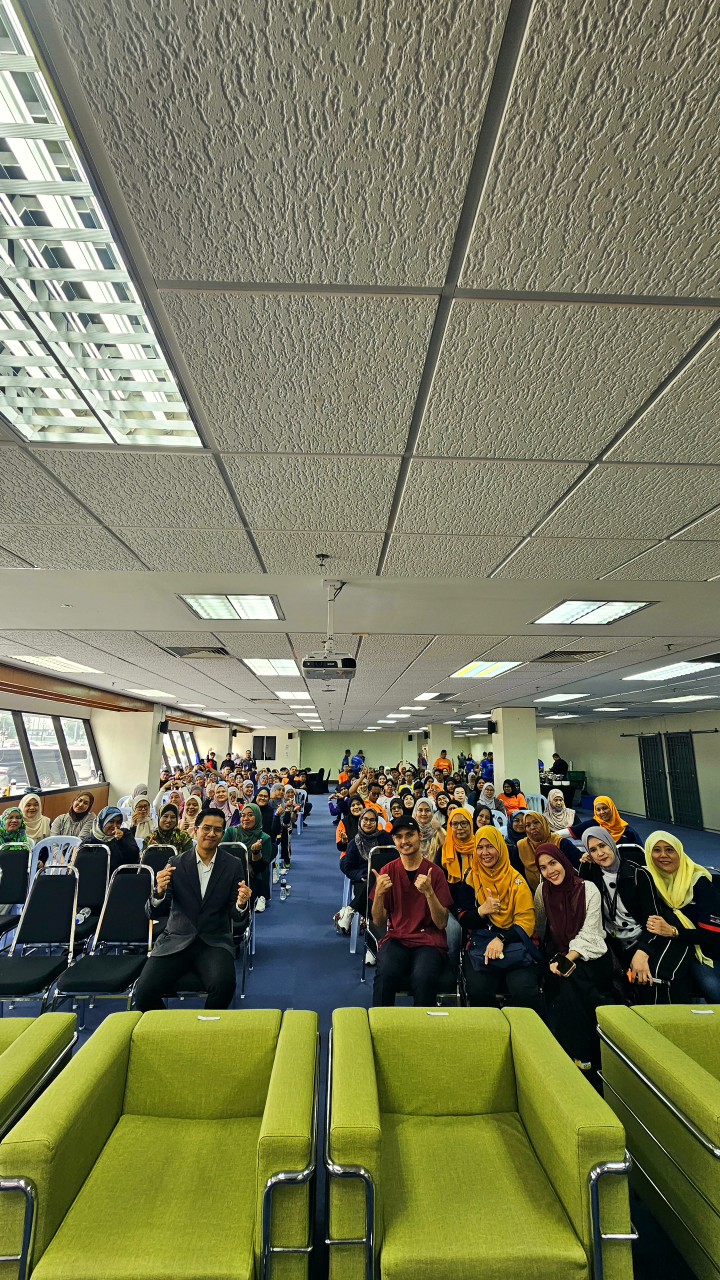
#> input picture reel/assets/plates/s24.jpg, 2160 x 3840 px (shown at 1/3 size)
$ python make_thumbnail.py ../reel/assets/plates/s24.jpg ../reel/assets/plates/s15_freeze.png ../reel/assets/plates/s15_freeze.png ../reel/assets/plates/s15_freeze.png
#> lines starting #> are read from the running program, lines starting #| are printed output that depends on the picture
"""Build the highlight thumbnails from a graded master frame.

Usage: python3 make_thumbnail.py FRAME.png BG_FRAME.png FONT_DIR OUT_DIR

Writes OUT_DIR/thumbnail_9x16.jpg (1080x1920, Reels / TikTok / Shorts cover) and
OUT_DIR/thumbnail_16x9.jpg (1920x1080, YouTube / Facebook). Same palette as the
film: navy scrims, champagne-gold Cinzel title, ivory Cormorant / Montserrat.
"""
import sys
from pathlib import Path

import numpy as np
from PIL import Image, ImageDraw, ImageFilter, ImageFont

FRAME, BG, FONTS, OUT = Image.open(sys.argv[1]).convert("RGB"), Image.open(sys.argv[2]).convert("RGB"), \
    Path(sys.argv[3]), Path(sys.argv[4])
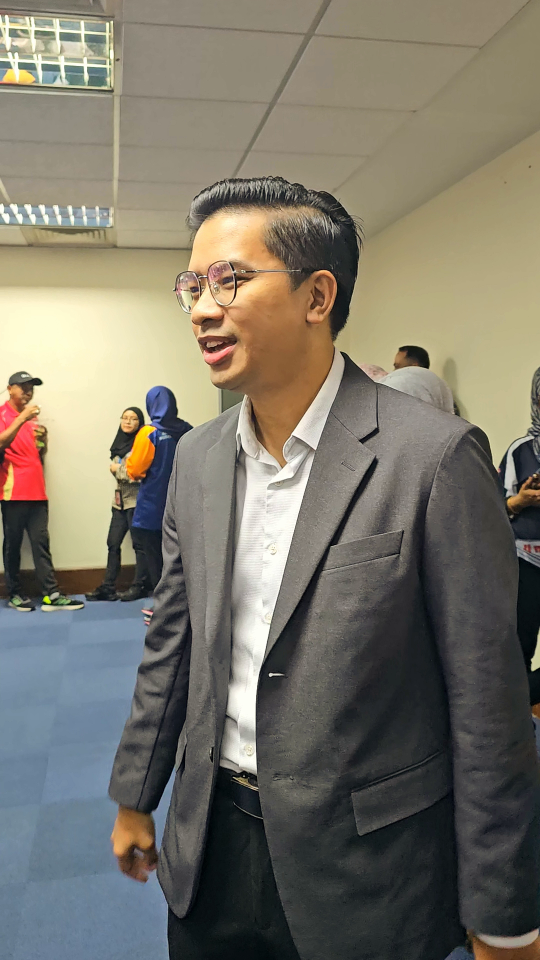
#> input picture reel/assets/plates/s15_freeze.png, 1080 x 1920 px (shown at 1/2 size)
#> FRAME is the input picture: PIL image 2160x3840 RGB; mean R, G, B 120.2, 121.8, 91.3
#> BG is the input picture: PIL image 1080x1920 RGB; mean R, G, B 122.3, 117.7, 105.3
OUT.mkdir(parents=True, exist_ok=True)
NAVY = (8, 14, 28)
IVORY = (247, 241, 228)
CHAMPAGNE = (226, 201, 150)
GOLD = [(0.0, (250, 236, 196)), (0.45, (222, 188, 116)), (0.75, (190, 146, 74)), (1.0, (236, 210, 150))]


def font(name, weight, size):
    f = ImageFont.truetype(str(FONTS / f"{name}.ttf"), size)
    f.set_variation_by_axes([weight])
    return f


def text_layer(size, text, f, color, track=0.0):
    """RGBA sprite of tracked text with a soft navy shadow (gold = vertical gradient)."""
    sp = track * f.size
    widths = [f.getlength(c) for c in text]
    w = int(sum(widths) + sp * (len(text) - 1)) + 40
    asc, desc = f.getmetrics()
    h = asc + desc + 40
    mask = Image.new("L", (w, h), 0)
    d = ImageDraw.Draw(mask)
    x = 20
    for c, cw in zip(text, widths):
        d.text((x, 20), c, font=f, fill=255)
        x += cw + sp
    if color == "gold":
        y = np.linspace(0, 1, h)
        col = np.stack([np.interp(y, [p for p, _ in GOLD], [c[k] for _, c in GOLD]) for k in range(3)], 1)
        fill = Image.fromarray(np.repeat(col[:, None, :], w, 1).astype(np.uint8))
    else:
        fill = Image.new("RGB", (w, h), color)
    spr = Image.new("RGBA", (w, h), (0, 0, 0, 0))
    sh = Image.new("RGBA", (w, h), NAVY + (0,))
    sh.putalpha(mask.filter(ImageFilter.GaussianBlur(f.size * 0.12)).point(lambda v: min(255, int(v * 1.1))))
    spr.alpha_composite(sh, (0, int(f.size * 0.04)))
    t = fill.convert("RGBA")
    t.putalpha(mask)
    spr.alpha_composite(t)
    return spr


def fit(text, name, weight, size, max_w, track=0.0):
    while True:
        f = font(name, weight, size)
        w = sum(f.getlength(c) for c in text) + track * size * (len(text) - 1)
        if w <= max_w or size < 20:
            return f
        size = int(size * 0.96)


def put(canvas, spr, cx=None, x=None, y=0):
    px = int(cx - spr.width / 2) if cx is not None else int(x) - 20
    canvas.alpha_composite(spr, (px, int(y) - 20))


def gradient(w, h, stops, axis=1):
    t = np.linspace(0, 1, h if axis == 1 else w)
    a = np.interp(t, [p for p, _ in stops], [v for _, v in stops])
    arr = np.zeros((h, w, 4), np.uint8)
    arr[..., :3] = NAVY
    arr[..., 3] = (a[:, None] if axis == 1 else a[None, :]) * 255
    return Image.fromarray(arr, "RGBA")


def rule(canvas, cx, y, half, alpha=230):
    ImageDraw.Draw(canvas).rectangle([cx - half, y, cx + half, y + 4], fill=(214, 178, 108, alpha))


def cover(img, w, h, cy=0.5):
#> called with w = 1080, h = 1920, cy = 0.35
    s = max(w / img.width, h / img.height)
#> s = 0.5
    im = img.resize((round(img.width * s), round(img.height * s)), Image.LANCZOS)
    top = int((im.height - h) * cy)
#> top = 0
    left = (im.width - w) // 2
#> left = 0
    return im.crop((left, top, left + w, top + h))


def titles(c, cx, y0, max_w, scale=1.0):
    s = lambda v: int(v * scale)
    f1 = fit("FORUM INTELEKTUAL", "Cinzel", 600, s(96), max_w, 0.08)
    put(c, text_layer(None, "FORUM INTELEKTUAL", f1, "gold", 0.08), cx=cx, y=y0)
    f2 = fit("DIRAJA 2026", "Cinzel", 700, s(150), max_w, 0.14)
    put(c, text_layer(None, "DIRAJA 2026", f2, "gold", 0.14), cx=cx, y=y0 + s(108))
    rule(c, cx, y0 + s(300), s(210))
    f3 = fit("Adab dan Akal dalam Dunia Digital", "CormorantItalic", 600, s(66), max_w)
    put(c, text_layer(None, "Adab dan Akal dalam Dunia Digital", f3, CHAMPAGNE), cx=cx, y=y0 + s(330))
    f4 = fit("DR FAKRUL AZREN", "Montserrat", 700, s(52), max_w, 0.22)
    put(c, text_layer(None, "DR FAKRUL AZREN", f4, IVORY, 0.22), cx=cx, y=y0 + s(440))
    f5 = fit("9 SEPTEMBER 2026  ·  UTM JOHOR BAHRU", "Montserrat", 500, s(32), max_w, 0.2)
    put(c, text_layer(None, "9 SEPTEMBER 2026  ·  UTM JOHOR BAHRU", f5, CHAMPAGNE, 0.2), cx=cx, y=y0 + s(522))


# ---- 9:16 cover -------------------------------------------------------------------
W, H = 1080, 1920
c = cover(FRAME, W, H, 0.35).convert("RGBA")
c.alpha_composite(gradient(W, H, [(0, 0.0), (0.5, 0.0), (0.66, 0.78), (1, 0.95)]))
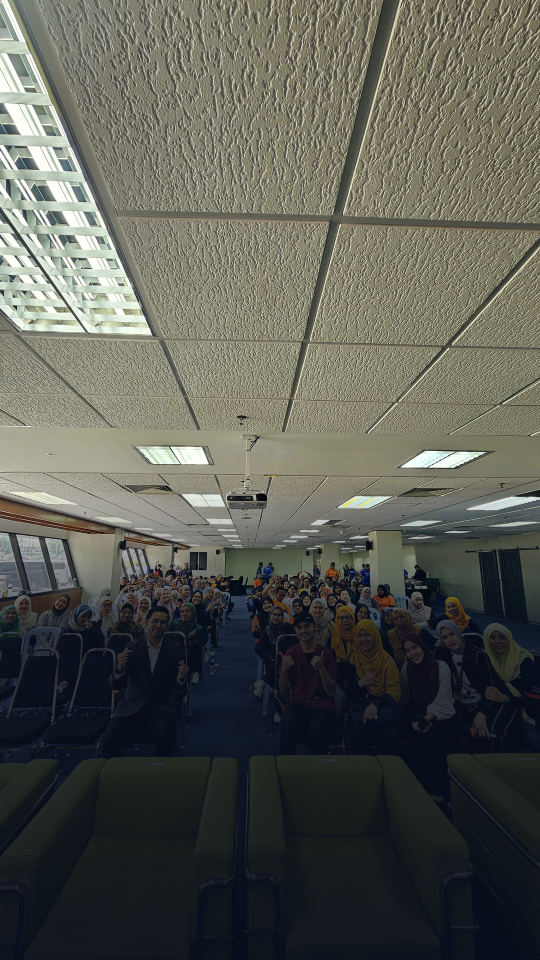
#> c: PIL image 1080x1920 RGBA (shown at 1/2 size); mean R, G, B, A 88.2, 90.3, 82.6, 255
c.alpha_composite(gradient(W, H, [(0, 0.45), (0.12, 0.0), (1, 0.0)]))
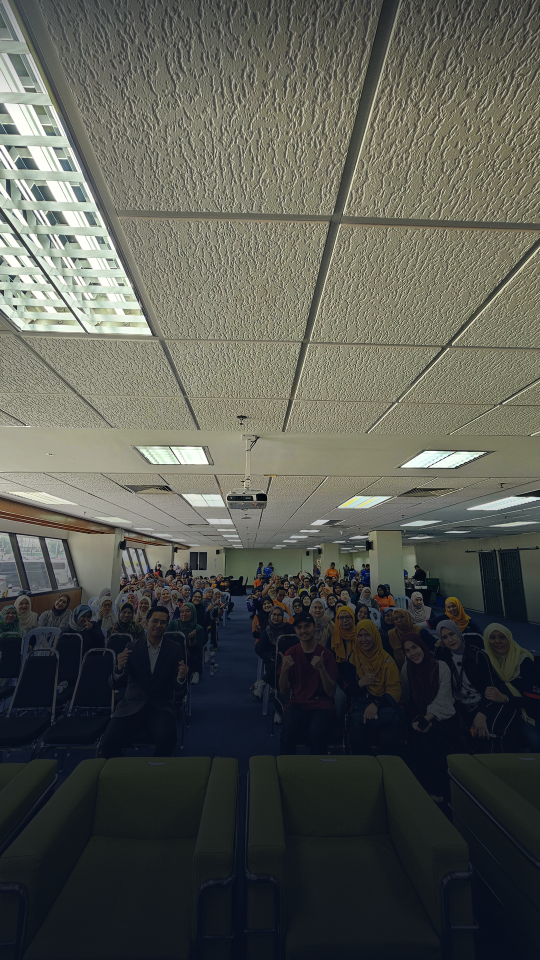
#> c: PIL image 1080x1920 RGBA (shown at 1/2 size); mean R, G, B, A 85, 87.4, 80.5, 255
titles(c, W / 2, 1270, W * 0.86)
#> (the run stopped early here; a loop or call above may not have finished)
